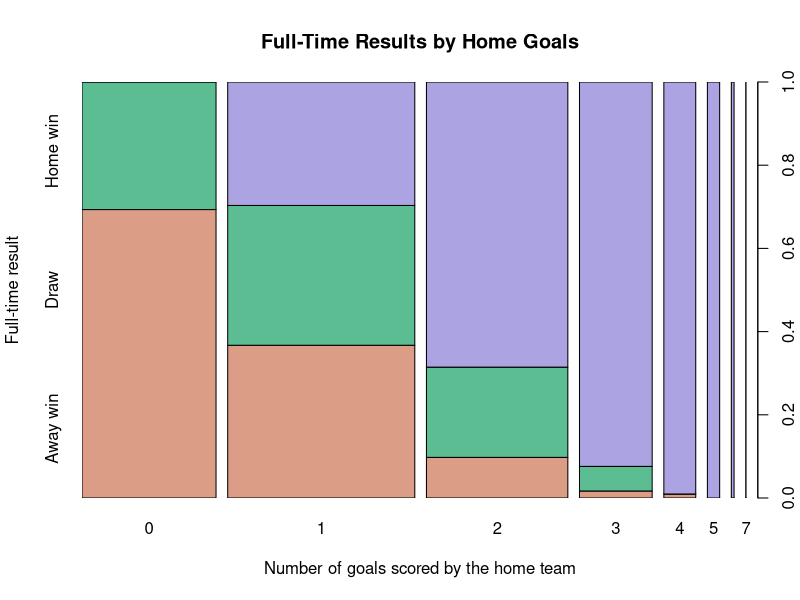
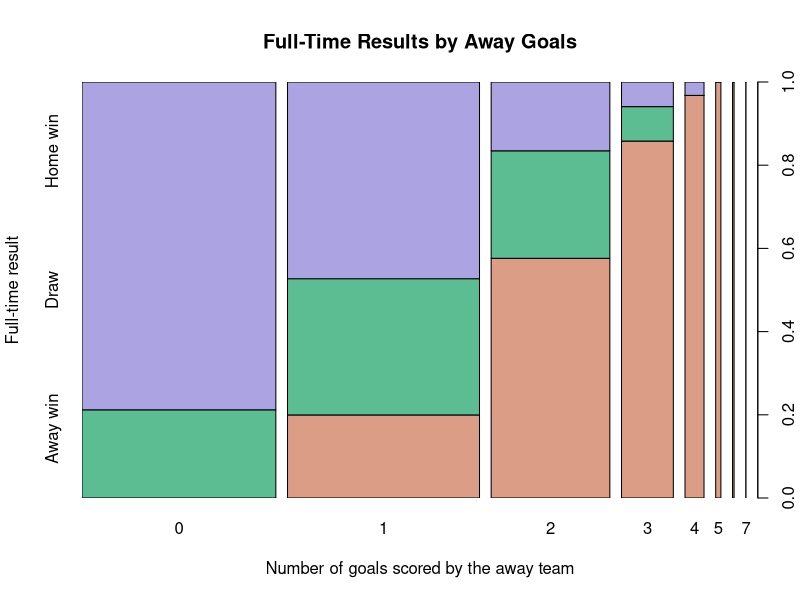
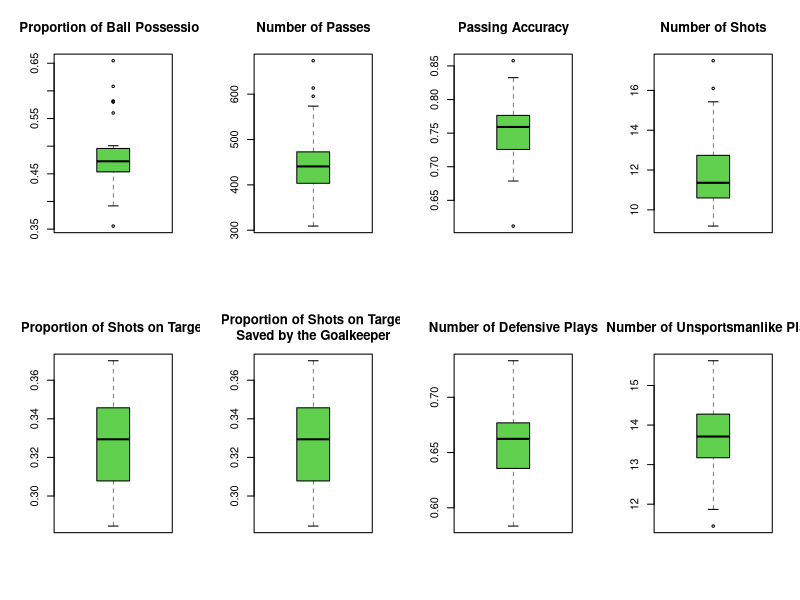
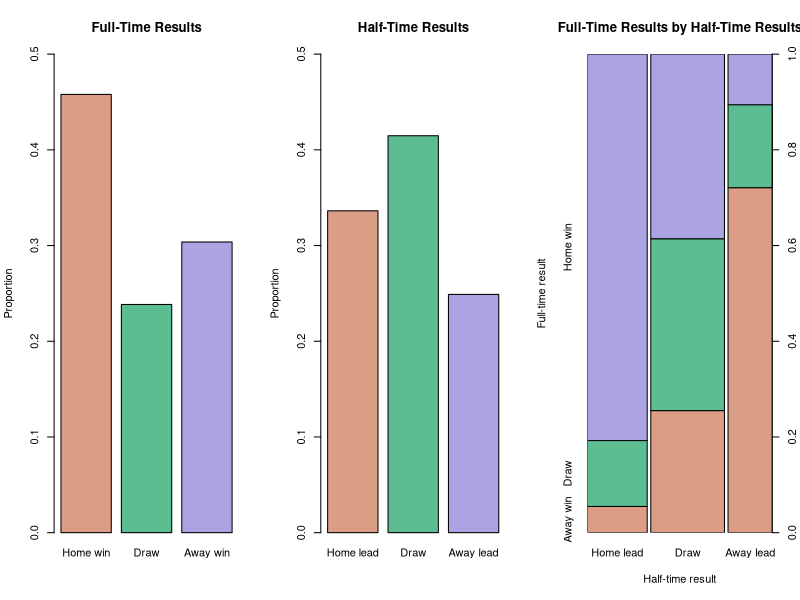
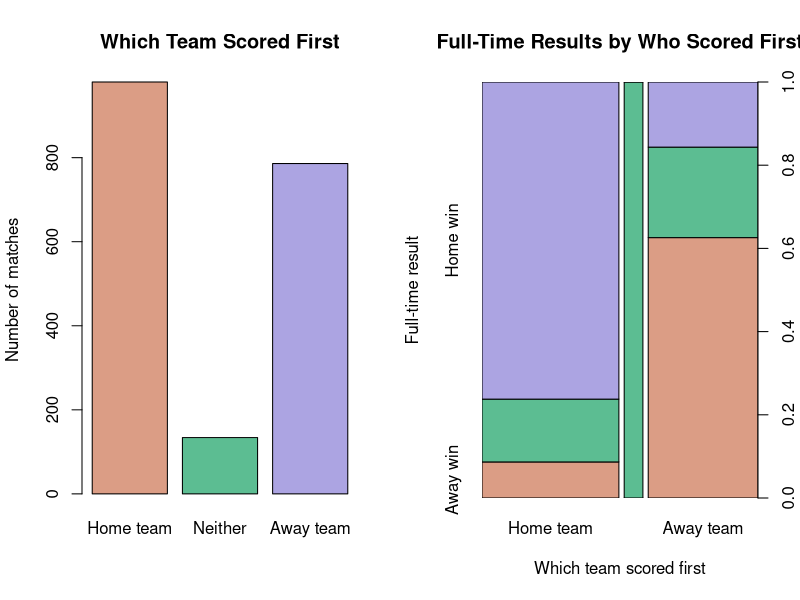
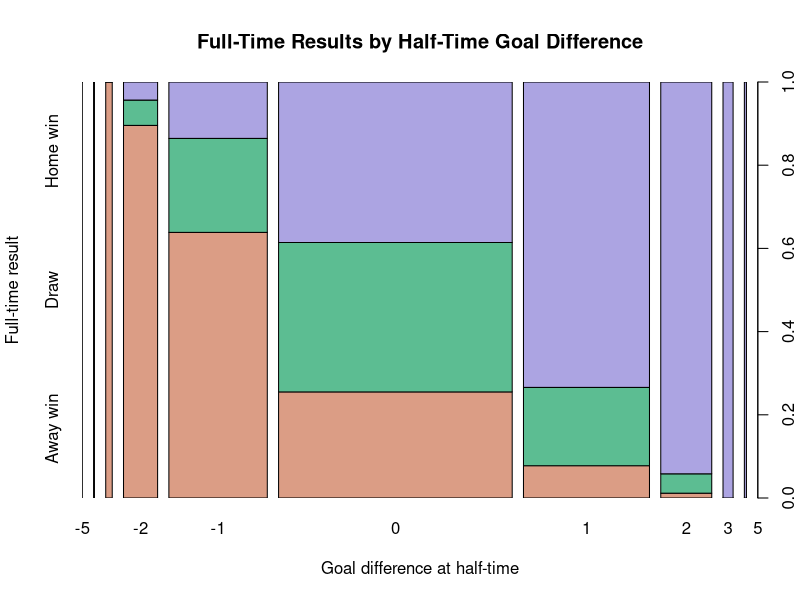
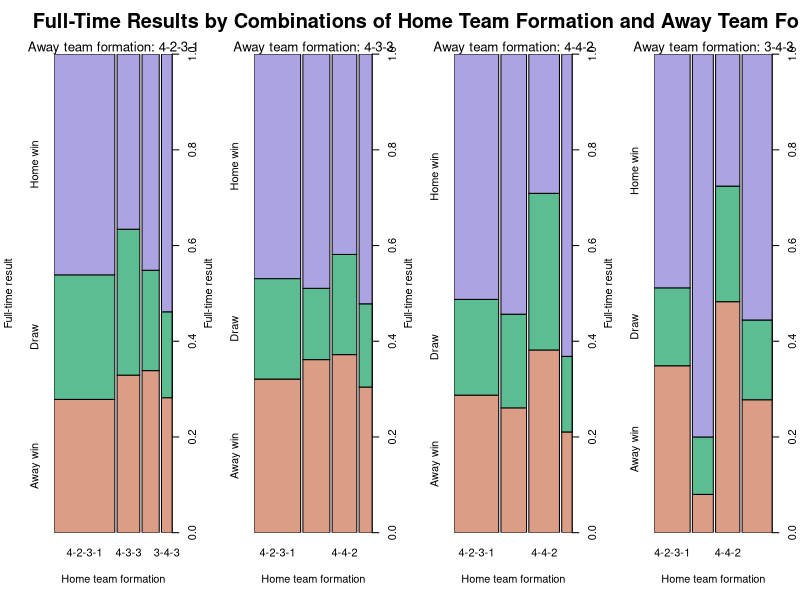
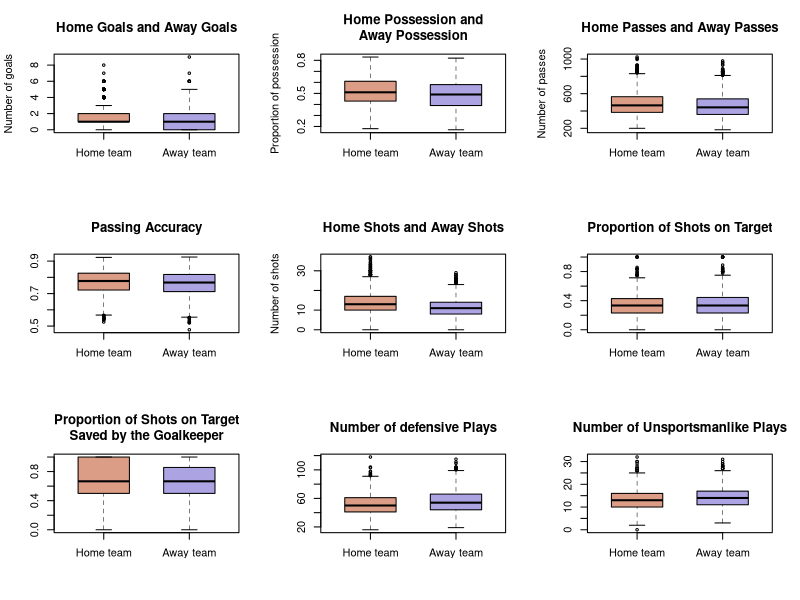

Reproduce these figures in R, in order.
## Analyzing match statistics and team performances in 5 seasons (2015/16 to 2019/20) of the Premier League
##
## AUTHOR: TARA NGUYEN
## Part of final project for UCLA Extension course:
## Introduction to Data Science
## Completed in December 2020

########## DATA IMPORT AND CLEANING ##########

library(readr)   ## for function read_csv()
matchstats <- read_csv('matchstats.csv')
matchstats
names(matchstats)
summary(matchstats)
colSums(is.na(matchstats))

## replace NAs

matchstats$scoredfirst[is.na(matchstats$scoredfirst)] <- 'neither'

## turn some variables into factors

matchstats$season <- as.factor(matchstats$season)
matchstats$fulltime_res <- factor(matchstats$fulltime_res,
	levels = c('home_win', 'draw', 'away_win'))
matchstats$scoredfirst <- factor(matchstats$scoredfirst,
	levels = c('home', 'neither', 'away'))
matchstats$halftime_res <- factor(matchstats$halftime_res,
	levels = c('home_lead', 'draw', 'away_lead'))
summary(matchstats)

########## DATA TRANSFORMATION ##########

## full-time and half-time results

ft_res <- c('Home win', 'Draw', 'Away win')
ht_res <- c('Home lead', 'Draw', 'Away lead')

## which team scored first

scfst <- c('Home team', 'Neither', 'Away team')

##### MATCH RECORDS #####

## most home goals, most away goals
sorthomegoals <- matchstats[order(matchstats$homegoals), c(1:4, 5)]
tail(sorthomegoals)
tail(matchstats[order(matchstats$awaygoals), c(1:4, 6)])

## draws with the most goals

tail(sorthomegoals[sorthomegoals$fulltime_res == 'draw', ], 15)

## biggest home wins, biggest away wins

goaldiff <- matchstats$homegoals - matchstats$awaygoals
tail(matchstats[order(goaldiff), c(1:3, 5, 6)])
head(matchstats[order(goaldiff), c(1:3, 5, 6)])

## highest goal difference at half-time

tail(matchstats[order(matchstats$halftime_goaldiff), c(1:4, 9)])

## biggest comebacks after trailing at half-time

comeback <- cbind(matchstats[, c(1:3, 5, 6, 9)], goaldiff)
comeback <- comeback[order(comeback$halftime_goaldiff), ]

home_cb <- subset(comeback, halftime_goaldiff < 0 & goaldiff > 0)
home_cb_goals <- home_cb$goaldiff - home_cb$halftime_goaldiff
tail(home_cb[order(abs(home_cb$halftime_goaldiff), home_cb_goals), ])

away_cb <- subset(comeback, halftime_goaldiff > 0 & goaldiff < 0)
away_cb_goals <- away_cb$halftime_goaldiff - away_cb$goaldiff
tail(away_cb[order(away_cb$halftime_goaldiff, away_cb_goals), ])

## most unbalanced possession

possessdiff <- matchstats$homepossession - matchstats$awaypossession
tail(matchstats[order(abs(possessdiff)), c(1:4, 12, 13)])

## wins with the lowest possession

sorthomepossess <- matchstats[order(matchstats$homepossession), c(1:4, 12)]
head(sorthomepossess[sorthomepossess$fulltime_res == 'home_win', ])
sortawaypossess <- matchstats[order(matchstats$awaypossession), c(1:4, 13)]
head(sortawaypossess[sortawaypossess$fulltime_res == 'away_win', ])

## losses with the highest possession

tail(sorthomepossess[sorthomepossess$fulltime_res == 'away_win', ])
tail(sortawaypossess[sortawaypossess$fulltime_res == 'home_win', ])

## most/least passes by both teams combined

totalpasses <- matchstats$homepasses + matchstats$awaypasses
passes_subset <- cbind(matchstats[, c(1:4, 14, 15)], totalpasses)
tail(passes_subset[order(totalpasses), ])
head(passes_subset[order(totalpasses), ])

## biggest difference in number of accurate passes

homeaccpasses <- matchstats$homepasses * matchstats$homepass_acc
awayaccpasses <- matchstats$awaypasses * matchstats$awaypass_acc
accpassdiff <- abs(homeaccpasses - awayaccpasses)
accpass_subset <- cbind(matchstats[, c(1:4)], homeaccpasses, awayaccpasses,
	accpassdiff)
tail(accpass_subset[order(accpassdiff), ])

## most/least shots by both teams combined

totalshots <- matchstats$homeshots + matchstats$awayshots
shots_subset <- cbind(matchstats[, c(1:4, 18, 19)], totalshots)
tail(shots_subset[order(totalshots), ])
head(shots_subset[order(totalshots), ])

## wins with the least shots on target

homeshots_ot <- matchstats$homeshots * matchstats$homeontarget
homesot_subset <- cbind(matchstats[, 1:4], homeshots_ot)
homesot_subset <- homesot_subset[order(homeshots_ot), ]
head(homesot_subset[homesot_subset$fulltime_res == 'home_win', ])

awayshots_ot <- matchstats$awayshots * matchstats$awayontarget
awaysot_subset <- cbind(matchstats[, 1:4], awayshots_ot)
awaysot_subset <- awaysot_subset[order(awayshots_ot), ]
head(awaysot_subset[awaysot_subset$fulltime_res == 'away_win', ])

## losses with the most shots on target

tail(homesot_subset[homesot_subset$fulltime_res == 'away_win', ])
tail(awaysot_subset[awaysot_subset$fulltime_res == 'home_win', ])

## biggest difference in number of shots on target

sotdiff <- abs(homeshots_ot - awayshots_ot)
sot_subset <- cbind(matchstats[, 1:4], homeshots_ot, awayshots_ot, sotdiff)
tail(sot_subset[order(sot_subset$sotdiff), ])

## goalless draws with the highest number of shots on target

totalsot <- homeshots_ot + awayshots_ot
nogoal_subset <- cbind(matchstats[, c(1:3, 7)], homeshots_ot, awayshots_ot, 
	totalsot)
nogoal_subset <- subset(nogoal_subset, scoredfirst == 'neither',
	select = c(1:3, 5:7))
tail(nogoal_subset[order(nogoal_subset$totalsot), ])

## most/least defensive plays by both teams combined

totaldefense <- matchstats$homedefense + matchstats$awaydefense
defense_subset <- cbind(matchstats[, c(1:4, 24, 25)], totaldefense)
tail(defense_subset[order(totaldefense), ])
head(defense_subset[order(totaldefense), ])

## most/least unsportsmanlike plays by both teams combined

totalbadplays <- matchstats$homebadplays + matchstats$awaybadplays
badplays_subset <- cbind(matchstats[, c(1:4, 26, 27)], totalbadplays)
tail(badplays_subset[order(totalbadplays), ])
head(badplays_subset[order(totalbadplays), ])

##### CONTIGENCY TABLES ACROSS ALL MATCHES #####

## full-time results, half-time results, and which team scored first

(ft_res_tab <- table(matchstats$fulltime_res))
(ht_res_tab <- table(matchstats$halftime_res))
(scfst_tab <- table(matchstats$scoredfirst))

## full-time results by half-time results

(ht_ft_tab <- xtabs(~ halftime_res + fulltime_res, matchstats))
apply(ht_ft_tab, 1, prop.table)   ## proportions

## full-time results by who scored first

(scfst_ft_tab <- xtabs(~ scoredfirst + fulltime_res, matchstats))
apply(scfst_ft_tab, 1, prop.table)   ## proportions

## full-time results by goal difference at half-time, by home goals, and by away goals

(htgd_ft_tab <- xtabs(~ halftime_goaldiff + fulltime_res, matchstats))
(homegoals_ft_tab <- xtabs(~ homegoals + fulltime_res, matchstats))
(awaygoals_ft_tab <- xtabs(~ awaygoals + fulltime_res, matchstats))

## number of unique formations

(n_formations_unique <- 
	length(unique(c(matchstats$homeformation, matchstats$awayformation))))
	## 33

## number of times each formation was used

(homefm_tab <- sort(table(matchstats$homeformation), decreasing = T))
(awayfm_tab <- sort(table(matchstats$awayformation), decreasing = T))

## number of home wins, draws, and away wins grouped by formation
## (only the most used formations included)

ft_form_tab <- xtabs(~ homeformation + fulltime_res + awayformation, 
	matchstats)
(ft_form_tab <- ft_form_tab[names(homefm_tab[1:4]), , 
	names(awayfm_tab[1:4])])
apply(ft_form_tab, c(1, 3), prop.table)   ## proportions

##### PER-SEASON AND PER-MATCH AVERAGES AT TEAM LEVEL #####

n_teams_per_season <- 20

## all teams

(teams <- sort(unique(c(matchstats$hometeam, matchstats$awayteam))))

## abbreviate team names

teams_abbr <- toupper(substr(teams, 1, 3))
teams_abbr[which(teams_abbr == 'MAN')] <- c('MCT', 'MU')
teams_abbr[which(teams_abbr == 'WES')] <- c('WBA', 'WHU')
teams_abbr

## number of unique teams in all seasons

(n_teams_unique <- length(teams))   ## 29

## number of home/away games each team played across all seasons

n_homegames_byteam <- table(matchstats$hometeam)

## number of seasons each team played in

(n_seasons_byteam <- n_homegames_byteam / (n_teams_per_season - 1))

## teams that played in all 5 seasons

n_seasons_byteam[n_seasons_byteam == 5]
sum(n_seasons_byteam == 5)   ## 13

## season-average number of wins/draws/losses

home_res_tab <- xtabs(~ hometeam + fulltime_res, matchstats)
home_res_seasonavg <- home_res_tab / as.vector(n_seasons_byteam)
head(home_res_seasonavg)

away_res_tab <- xtabs(~ awayteam + fulltime_res, matchstats)
away_res_seasonavg <- away_res_tab / as.vector(n_seasons_byteam)
head(away_res_seasonavg)

res_seasonavg <- cbind(home_res_seasonavg[, 1] + away_res_seasonavg[, 3],
	home_res_seasonavg[, 2] + away_res_seasonavg[, 2],
	home_res_seasonavg[, 3] + away_res_seasonavg[, 1])
colnames(res_seasonavg) <- c('win', 'draw', 'loss')
head(res_seasonavg)

## season-average number of times each team scored/conceded first, grouped by full-time results

home_sf_res_tab <- xtabs(~ hometeam + scoredfirst + fulltime_res, 
	matchstats)
home_sf_res_seasonavg <- home_sf_res_tab / as.vector(n_seasons_byteam)
head(home_sf_res_seasonavg[, , 2])

away_sf_res_tab <- xtabs(~ awayteam + scoredfirst + fulltime_res, 
	matchstats)
away_sf_res_seasonavg <- away_sf_res_tab / as.vector(n_seasons_byteam)
head(away_sf_res_seasonavg[, , 2])

## season-average number of wins after conceding first

concf_win_seasonavg <- rbind(home_sf_res_seasonavg[, 'away', 'home_win'], 
	away_sf_res_seasonavg[, 'home', 'away_win'])
rownames(concf_win_seasonavg) <- c('home_win', 'away_win')
concf_win_seasonavg

## season-average number of half-time leads/draws/trails, grouped by full-time results

home_ht_ft_tab <- xtabs(~ hometeam + halftime_res + fulltime_res,
	matchstats)
colnames(home_ht_ft_tab) <- c('lead', 'draw', 'trail')
home_ht_ft_seasonavg <- home_ht_ft_tab / as.vector(n_seasons_byteam)
head(home_ht_ft_seasonavg[, , 1])

away_ht_ft_tab <- xtabs(~ awayteam + halftime_res + fulltime_res,
	matchstats)
colnames(away_ht_ft_tab) <- c('trail', 'draw', 'lead')
away_ht_ft_seasonavg <- away_ht_ft_tab / as.vector(n_seasons_byteam)
head(away_ht_ft_seasonavg[, , 1])

## season-average number of wins after trailing at half-time

httrail_win_seasonavg <- rbind(home_ht_ft_seasonavg[, 'trail', 'home_win'],
	away_ht_ft_seasonavg[, 'trail', 'away_win'])
rownames(httrail_win_seasonavg) <- c('home_win', 'away_win')
httrail_win_seasonavg

## season-average number of clean sheets

(cleansh_seasonavg <- (xtabs(~ hometeam + awaygoals, matchstats)[, 1] +
	xtabs(~ awayteam + homegoals, matchstats)[, 1]) / n_seasons_byteam)

## match-average stats

home_matchavg <- aggregate(cbind(homegoals, awaygoals, halftime_goaldiff, 
	homepossession, homepasses, homepass_acc, homeshots, homeontarget, 
	homesaves, homedefense, homebadplays) ~ hometeam, matchstats, mean)
colnames(home_matchavg) <- c('team', 'goalsscored', 'goalsconceded', 
	'ht_goaldiff', 'possession', 'passes', 'pass_acc', 'shots', 'ontarget', 
	'saves', 'defense', 'badplays')

away_matchavg <- aggregate(cbind(homegoals, awaygoals, halftime_goaldiff, 
	awaypossession, awaypasses, awaypass_acc, awayshots, awayontarget, 
	awaysaves, awaydefense, awaybadplays) ~ awayteam, matchstats, mean)
colnames(away_matchavg) <- c('team', 'goalsconceded', 'goalsscored', 
	'ht_goaldiff', 'possession', 'passes', 'pass_acc', 'shots', 'ontarget', 
	'saves', 'defense', 'badplays')

matchavg <- cbind(home_matchavg[, 1:3], away_matchavg[, 3:2], 
	(home_matchavg[, 2] + away_matchavg[, 3]) / 2,
	(home_matchavg[, 3] + away_matchavg[, 2]) / 2)
matchavg <- cbind(matchavg,
	(home_matchavg[, -(1:3)] + away_matchavg[, -(1:3)]) / 2)
colnames(matchavg)
colnames(matchavg)[2:7] <- c('homescored', 'homeconceded', 'awayscored', 
	'awayconceded', 'totalscored', 'totalconceded')
matchavg$ft_goaldiff <- with(matchavg, 
	(homescored + awayscored - homeconceded - awayconceded) / 2)
colnames(matchavg)
matchavg <- matchavg[, c(1:7, 17, 8:16)]
format(head(matchavg), digits = 4)

##### SEASON-END STATS AT TEAM LEVEL #####

seasons <- levels(matchstats$season)

## teams in each season

library(reshape2)   ## for function melt()

teams_byseason <- t(aggregate(hometeam ~ season, matchstats, 
	function(x) sort(unique(x))))
teams_byseason <- teams_byseason[-1, ]
colnames(teams_byseason) <- seasons
teams_byseason <- melt(teams_byseason, varnames = c('', 'season'),
	value.name = 'team')
teams_byseason <- teams_byseason[, -1]
teams_byseason[c(1:5, 21:25), ]

## season-total number of wins/draws/losses

homewin_byseason <- aggregate(fulltime_res ~ hometeam + season, matchstats, 
	function(x) sum(x == 'home_win'))
awaywin_byseason <- aggregate(fulltime_res ~ awayteam + season, matchstats, 
	function(x) sum(x == 'away_win'))
win_byseason <- cbind(teams_byseason,
	homewin_byseason[, 3] + awaywin_byseason[, 3])
colnames(win_byseason)[3] <- 'win'

homedraw_byseason <- aggregate(fulltime_res ~ hometeam + season, matchstats, 
	function(x) sum(x == 'draw'))
awaydraw_byseason <- aggregate(fulltime_res ~ awayteam + season, matchstats, 
	function(x) sum(x == 'draw'))
draw_byseason <- cbind(teams_byseason,
	homedraw_byseason[, 3] + awaydraw_byseason[, 3])
colnames(draw_byseason)[3] <- 'draw'

homeloss_byseason <- aggregate(fulltime_res ~ hometeam + season, matchstats, 
	function(x) sum(x == 'away_win'))
awayloss_byseason <- aggregate(fulltime_res ~ awayteam + season, matchstats, 
	function(x) sum(x == 'home_win'))
loss_byseason <- cbind(teams_byseason,
	homeloss_byseason[, 3] + awayloss_byseason[, 3])
colnames(loss_byseason)[3] <- 'loss'

res_byseason <- cbind(win_byseason, draw_byseason[, 3], loss_byseason[, 3])
colnames(res_byseason)[4:5] <- c('draw', 'loss')
head(res_byseason)

## season-total number of points earned (3 for each win, 1 for each draw)

pts_byseason <- cbind(res_byseason[, 1:2],
	res_byseason$win * 3 + res_byseason$draw)
colnames(pts_byseason)[3] <- 'points'
head(pts_byseason)

## season-total number of goals scored/conceded

homesc_byseason <- aggregate(homegoals ~ hometeam + season, matchstats, sum)
awaysc_byseason <- aggregate(awaygoals ~ awayteam + season, matchstats, sum)
scored_byseason <- cbind(teams_byseason,
	homesc_byseason[, 3] + awaysc_byseason[, 3])
colnames(scored_byseason)[3] <- 'goalsscored'
head(scored_byseason)

homeconc_byseason <- aggregate(awaygoals ~ hometeam + season, matchstats, 
	sum)
awayconc_byseason <- aggregate(homegoals ~ awayteam + season, matchstats, 
	sum)
conceded_byseason <- cbind(teams_byseason,
	homeconc_byseason[, 3] + awayconc_byseason[, 3])
colnames(conceded_byseason)[3] <- 'goalsconceded'
head(conceded_byseason)

## season-total goal difference

goaldiff_byseason <- cbind(teams_byseason,
	scored_byseason[3] - conceded_byseason[3])
colnames(goaldiff_byseason)[3] <- 'goaldiff'
head(goaldiff_byseason)

##### TEAM RANKINGS #####

## rankings at the end of each season

ranktab_byseason <- cbind(res_byseason, pts_byseason[3], scored_byseason[3], 
	conceded_byseason[3])

## season-total goal difference
ranktab_byseason$goaldiff <- 
	ranktab_byseason$goalsscored - ranktab_byseason$goalsconceded

## ranks
ranktab_byseason <- ranktab_byseason[with(ranktab_byseason, 
	order(season, points, goaldiff, goalsscored, goalsconceded, 
	decreasing = c(F, rep(T, 4)))), ]
ranktab_byseason$rank <- rep(1:n_teams_per_season, length(seasons))
ncol <- ncol(ranktab_byseason)
ranktab_byseason <- ranktab_byseason[, c(ncol, 1:(ncol-1))]
head(ranktab_byseason)
tail(ranktab_byseason)

## rankings across all seasons

ranktab_allseasons <- cbind(n_homegames_byteam * 2, 
	aggregate(cbind(win, draw, loss, points, goalsscored, goalsconceded, 
		goaldiff) ~ team, ranktab_byseason, mean)[, -1])
head(ranktab_allseasons)
colnames(ranktab_allseasons)[1:2] <- c('team', 'matches')

## ranks
ranktab_allseasons <- ranktab_allseasons[with(ranktab_allseasons, 
	order(points, goaldiff, goalsscored, decreasing = T)), ]
ranktab_allseasons$rank <- 1:nrow(ranktab_allseasons)
ncol <- ncol(ranktab_allseasons)
ranktab_allseasons <- ranktab_allseasons[, c(ncol, 1:(ncol-1))]
head(ranktab_allseasons)   ## teams with the highest average points/season
tail(ranktab_allseasons)   ## teams with the lowest average points/season

##### TEAM RECORDS #####

## most/least wins/draws/losses in a season

tail(ranktab_byseason[order(ranktab_byseason$win), ])
head(ranktab_byseason[order(ranktab_byseason$win), ])
tail(ranktab_byseason[order(ranktab_byseason$draw), ])
head(ranktab_byseason[order(ranktab_byseason$draw), ])
tail(ranktab_byseason[order(ranktab_byseason$loss), ])
head(ranktab_byseason[order(ranktab_byseason$loss), ])

## most/least total wins/draws/losses per season

tail(ranktab_allseasons[order(ranktab_allseasons$win), ])
head(ranktab_allseasons[order(ranktab_allseasons$win), ])
tail(ranktab_allseasons[order(ranktab_allseasons$draw), ])
head(ranktab_allseasons[order(ranktab_allseasons$draw), ])
tail(ranktab_allseasons[order(ranktab_allseasons$loss), ])
head(ranktab_allseasons[order(ranktab_allseasons$loss), ])

## most/least points in a season

tail(ranktab_byseason[order(ranktab_byseason$points), ])
head(ranktab_byseason[order(ranktab_byseason$points), ])

## most season-average wins after conceding first

tail(sort(home_sf_res_seasonavg[, 'away', 'home_win']))
tail(sort(away_sf_res_seasonavg[, 'home', 'away_win']))

## most season-average losses after scoring first

tail(sort(home_sf_res_seasonavg[, 'home', 'away_win']))
tail(sort(away_sf_res_seasonavg[, 'away', 'home_win']))

## most season-average wins after trailing at half-time

tail(sort(home_ht_ft_seasonavg[, 'trail', 'home_win']))
tail(sort(away_ht_ft_seasonavg[, 'trail', 'away_win']))

## most season-average losses after leading at half-time

tail(sort(home_ht_ft_seasonavg[, 'lead', 'away_win']))
tail(sort(away_ht_ft_seasonavg[, 'lead', 'home_win']))

## most clean sheets per season

tail(sort(cleansh_seasonavg))

## most/least goals scored/conceded in a season

tail(ranktab_byseason[order(ranktab_byseason$goalsscored), ])
head(ranktab_byseason[order(ranktab_byseason$goalsscored), ])
tail(ranktab_byseason[order(ranktab_byseason$goalsconceded), ])
head(ranktab_byseason[order(ranktab_byseason$goalsconceded), ])

## highest/lowest goal difference in a season

tail(ranktab_byseason[order(ranktab_byseason$goaldiff), ])
head(ranktab_byseason[order(ranktab_byseason$goaldiff), ])

########## DATA VISUALIZATION ##########

## function for getting colors for plots
## n: number of colors needed
## i: index of the color palette listed in hcl.pals('qualitative')
## i = 1: "Pastel 1"
## i = 2: "Dark 2"
## i = 3: "Dark 3"
## i = 4: "Set 2"
## i = 5: "Set 3"
## i = 6: "Warm"
## i = 7: "Cold"
## i = 8: "Harmonic"
## i = 9: "Dynamic"
## i > 9: the list of palettes gets recycled
## alpha: color transparency; a single number or a vector of numbers between 0 and 1

getcol <- function(n, i, alpha = NULL) {
	if (i %% 9 != 0) {
		i <- i %% 9
	}
	hcl.colors(n, hcl.pals('qualitative')[i], alpha = alpha)
}

## colors for plots of home team vs. away team

col_hva <- getcol(3, 9)[c(1, 3)]

saveaspng <- function(name, w = 700, h = 480) {
	filename <- paste0('Plots/', name, '.png')
	png(filename, w, h)
}

##### PLOTS OF CONTIGENCY TABLES #####

## function for saving plots as png files
## name: a descriptive name for the file (without the .png extension)
## w, h: width and height (in pixels) of the image; default to 500 each

saveaspng('fulltime-halftime-results')
par(mfrow = c(1, 3))
barplot(prop.table(ft_res_tab), ylim = c(0, .5), main = 'Full-Time Results', 
	names.arg = ft_res, ylab = 'Proportion', col = getcol(3, 9))
barplot(prop.table(ht_res_tab), ylim = c(0, .5), main = 'Half-Time Results', 
	names.arg = ht_res, ylab = 'Proportion', col = getcol(3, 9))
spineplot(ht_ft_tab, main = 'Full-Time Results by Half-Time Results',
	xlab = 'Half-time result', ylab = 'Full-time result',
	xaxlabels = ht_res, yaxlabels = ft_res, col = getcol(3, 9))
par(mfrow = c(1, 1))
dev.off()

saveaspng('fulltime-results-scoredfirst', h = 550)
par(mfrow = c(1, 2))
barplot(scfst_tab, main = 'Which Team Scored First', names.arg = scfst,
	ylab = 'Number of matches', col = getcol(3, 9))
spineplot(scfst_ft_tab, main = 'Full-Time Results by Who Scored First',
	xlab = 'Which team scored first', ylab = 'Full-time result',
	xaxlabels = scfst, yaxlabels = ft_res, col = getcol(3, 9))
par(mfrow = c(1, 1))
dev.off()

saveaspng('fulltime-results-halftime-goaldiff')
spineplot(htgd_ft_tab, col = getcol(3, 9), ylab = 'Full-time result',
	main = 'Full-Time Results by Half-Time Goal Difference',
	xlab = 'Goal difference at half-time', yaxlabels = ft_res)
dev.off()

spineplot(homegoals_ft_tab, col = getcol(3, 9), ylab = 'Full-time result',
	main = 'Full-Time Results by Home Goals', yaxlabels = ft_res,
	xlab = 'Number of goals scored by the home team')

spineplot(awaygoals_ft_tab, col = getcol(3, 9), ylab = 'Full-time result', 
	main = 'Full-Time Results by Away Goals', yaxlabels = ft_res,
	xlab = 'Number of goals scored by the away team')

saveaspng('formations', w = 1000)
par(mfrow = c(1, 4))
for (i in 1:4) {
	spineplot(ft_form_tab[, , i], col = getcol(3, 9), yaxlabels = ft_res,
		xlab = 'Home team formation', ylab = 'Full-time result')
	mtext(paste('Away team formation:', names(awayfm_tab)[i]), cex = .8)
}
par(mfrow = c(1, 1))
## add title
text <- 'Full-Time Results by Combinations of Home Team Formation and Away Team Formation'
mtext(text, line = 2.5, font = 2, cex = 1.2)
dev.off()

##### PLOTS OF NUMERIC VARIABLES #####

xnames <- c('Home team', 'Away team')

saveaspng('numericvars', w = 600)
par(mfrow = c(3, 3))
with(matchstats, boxplot(homegoals, awaygoals, col = col_hva,
	main = 'Home Goals and Away Goals', names = xnames,
	ylab = 'Number of goals', boxwex = .6, medlwd = 2, whisklwd = .5, 
	staplewex = .3, outcex = .5))
with(matchstats, boxplot(homepossession, awaypossession, col = col_hva,
	main = 'Home Possession and\nAway Possession', names = xnames,
	ylab = 'Proportion of possession', boxwex = .6, medlwd = 2, 
	whisklwd = .5, staplewex = .3, outcex = .5))
with(matchstats, boxplot(homepasses, awaypasses, col = col_hva,
	main = 'Home Passes and Away Passes', names = xnames,
	ylab = 'Number of passes', boxwex = .6, medlwd = 2, whisklwd = .5, 
	staplewex = .3, outcex = .5))
with(matchstats, boxplot(homepass_acc, awaypass_acc, col = col_hva,
	main = 'Passing Accuracy', names = xnames, boxwex = .6, medlwd = 2, 
	whisklwd = .5, staplewex = .3, outcex = .5))
with(matchstats, boxplot(homeshots, awayshots, col = col_hva,
	main = 'Home Shots and Away Shots', names = xnames,
	ylab = 'Number of shots', boxwex = .6, medlwd = 2, whisklwd = .5, 
	staplewex = .3, outcex = .5))
with(matchstats, boxplot(homeontarget, awayontarget, col = col_hva,
	main = 'Proportion of Shots on Target', names = xnames, boxwex = .6, 
	medlwd = 2, whisklwd = .5, staplewex = .3, outcex = .5))
with(matchstats, boxplot(homesaves, awaysaves, col = col_hva,
	main = 'Proportion of Shots on Target\nSaved by the Goalkeeper',
	names = xnames, boxwex = .6, medlwd = 2, whisklwd = .5, staplewex = .3, 
	outcex = .5))
with(matchstats, boxplot(homedefense, awaydefense, col = col_hva,
	main = 'Number of defensive Plays', names = xnames, boxwex = .6, 
	medlwd = 2, whisklwd = .5, staplewex = .3, outcex = .5))
with(matchstats, boxplot(homebadplays, awaybadplays, col = col_hva,
	main = 'Number of Unsportsmanlike Plays', names = xnames, boxwex = .6, 
	medlwd = 2, whisklwd = .5, staplewex = .3, outcex = .5))
par(mfrow = c(1, 1))
dev.off()

## visualization of correlation matrix

library(corrplot)   ## for function corrplot()

saveaspng('correlation-matrix', w = 480)
corrplot(cor(matchstats[, c(5:6, 9, 12:27)]), method = 'color', 
	title = 'Correlation Matrix', type = 'upper', diag = F, 
	mar = c(0, 0, 4, 0), tl.col = 1, cl.pos = 'b', cl.ratio = .1)
dev.off()

## pairwise scatterplot matrix, color-coded by full-time results

saveaspng('scatterplot-matrix')
plot(matchstats[, c(5:6, 9, 12, 20:23)], col = matchstats$fulltime_res, 
	main = 'Pairwise Scatterplot Matrix', pch = 20, cex = .8,
	lower.panel = NULL)
## add legend
legend('left', ft_res, title = 'Full-time result', col = 1:3, pch = 20, 
	cex = .8, inset = .1)
dev.off()

##### PLOTS OF PER-SEASON AND PER-MATCH AVERAGES #####

saveaspng('team-seasonavg-win-draw-loss', w = 1680)
spineplot(res_seasonavg[, c('win', 'draw', 'loss')],
	main = paste('Season-Average Numbers of Wins, Draws, and Losses,',
	'Grouped by Team'), xlab = 'Team', ylab = 'Full-time result',
	xaxlabels = teams_abbr, yaxlabels = c('Win', 'Draw', 'Loss'),
	col = getcol(3, 9))
dev.off()

saveaspng('team-seasonavg-win-concfirst', w = 1280)
barplot(concf_win_seasonavg, col = getcol(2, 9), names.arg = teams_abbr,
	main = paste('Season-Average Number of Times A Team Won',
	'After Conceding First'), ylim = c(0, max(concf_win_seasonavg) * 1.1), 
	ylab = 'Number of matches', xlab = 'Team',
	legend.text = c('Home win', 'Away win'), args.legend = list(
	x = 'topleft', inset = c(.15, .05), horiz = T))
dev.off()

saveaspng('team-seasonavg-win-trailatht', w = 1280)
barplot(httrail_win_seasonavg, col = getcol(2, 9), names.arg = teams_abbr,
	main = paste('Season-Average Number of Times A Team Won',
	'After Trailing at Half-Time'), ylab = 'Number of matches',
	xlab = 'Team', legend.text = c('Home win', 'Away win'), 
	args.legend = list(x = 'top', inset = .1, horiz = T))
dev.off()

## PLOTS OF NUMERIC VARIABLES

saveaspng('team-matchavg-goals-homevsaway', w = 600)
par(mfrow = c(1, 2))
with(matchavg, boxplot(homescored, awayscored, col = col_hva,
	main = 'Average Number of Goals Scored\nat Home and Away Per Match', 
	cex.axis = .8, names = c('Home', 'Away'), ylab = 'Number of goals', 
	boxwex = .6, medlwd = 2, whisklwd = .5, staplewex = .3, outcex = .5))
## add mean points
points(colMeans(matchavg[, -1])[c('homescored', 'awayscored')], pch = 23,
	bg = 'red')
with(matchavg, boxplot(homeconceded, awayconceded, col = col_hva,
	main = 'Average Number of Goals Conceded\nat Home and Away Per Match', 
	cex.axis = .8, names = c('Home', 'Away'), ylab = 'Number of goals', 
	boxwex = .6, medlwd = 2, whisklwd = .5, staplewex = .3, outcex = .5))
## add mean points
points(colMeans(matchavg[, -1])[c('homeconceded', 'awayconceded')], 
	pch = 23, bg = 'red')
par(mfrow = c(1, 1))
## add explanation
mtext('The red diamond shapes denote the mean points', side = 1, line = 3.5)
dev.off()

par(mfrow = c(2, 4))
boxplot(matchavg$possession, main = 'Proportion of Ball Possession',
	col = 3, boxwex = .6, medlwd = 2, whisklwd = .5, staplewex = .3, 
	outcex = .5)
boxplot(matchavg$passes, main = 'Number of Passes', col = 3, 
	boxwex = .6, medlwd = 2, whisklwd = .5, staplewex = .3, outcex = .5)
boxplot(matchavg$pass_acc, main = 'Passing Accuracy', col = 3, 
	boxwex = .6, medlwd = 2, whisklwd = .5, staplewex = .3, outcex = .5)
boxplot(matchavg$shots, main = 'Number of Shots', col = 3, 
	boxwex = .6, medlwd = 2, whisklwd = .5, staplewex = .3, outcex = .5)
boxplot(matchavg$ontarget, main = 'Proportion of Shots on Target', 
	col = 3, boxwex = .6, medlwd = 2, whisklwd = .5, staplewex = .3, 
	outcex = .5)
boxplot(matchavg$ontarget, col = 3,
	main = 'Proportion of Shots on Target\nSaved by the Goalkeeper', 
	boxwex = .6, medlwd = 2, whisklwd = .5, staplewex = .3, outcex = .5)
boxplot(matchavg$saves, main = 'Number of Defensive Plays', col = 3, 
	boxwex = .6, medlwd = 2, whisklwd = .5, staplewex = .3, outcex = .5)
boxplot(matchavg$badplays, main = 'Number of Unsportsmanlike Plays', 
	col = 3, boxwex = .6, medlwd = 2, whisklwd = .5, staplewex = .3, 
	outcex = .5)
par(mfrow = c(1, 1))

saveaspng('team-matchavg-possession', 1280)
barplot(matchavg$possession, col = getcol(n_teams_unique, 1),
	main = 'Average Proportion of Ball Possession Per Match', ylab = 'Team',
	names.arg = teams_abbr, ylim = c(0, max(matchavg$possession) * 1.1))
dev.off()

saveaspng('team-matchavg-passes', 1280)
barplot(matchavg$passes, col = getcol(n_teams_unique, 1),
	main = 'Average Number of Passes Per Match', ylab = 'Team',
	names.arg = teams_abbr, ylim = c(0, max(matchavg$passes) * 1.1))
dev.off()

saveaspng('team-matchavg-pass_acc', 1280)
barplot(matchavg$pass_acc, col = getcol(n_teams_unique, 1),
	main = 'Average Passing Accuracy Per Match', ylab = 'Team',
	names.arg = teams_abbr, ylim = c(0, max(matchavg$pass_acc) * 1.1))
dev.off()

saveaspng('team-matchavg-shots', 1280)
barplot(matchavg$shots, col = getcol(n_teams_unique, 1),
	main = 'Average Number of Shots Per Match', ylab = 'Team',
	names.arg = teams_abbr, ylim = c(0, max(matchavg$shots) * 1.1))
dev.off()

saveaspng('team-matchavg-ontarget', 1280)
barplot(matchavg$ontarget, col = getcol(n_teams_unique, 1),
	main = 'Average Proportion of Shots on Target Per Match', ylab = 'Team', 
	names.arg = teams_abbr, ylim = c(0, max(matchavg$ontarget) * 1.1))
dev.off()

saveaspng('team-matchavg-saves', 1280)
barplot(matchavg$saves, col = getcol(n_teams_unique, 1),
	main = paste('Average Proportion of Shots on Target Saved by',
	'the Goalkeeper Per Match'), ylab = 'Team', names.arg = teams_abbr, 
	ylim = c(0, max(matchavg$saves) * 1.1))
dev.off()

saveaspng('team-matchavg-defense', 1280)
barplot(matchavg$defense, col = getcol(n_teams_unique, 1),
	main = 'Average Number of Defensive Plays Per Match', ylab = 'Team', 
	names.arg = teams_abbr, ylim = c(0, max(matchavg$defense) * 1.1))
dev.off()

saveaspng('team-matchavg-badplays', 1280)
barplot(matchavg$badplays, col = getcol(n_teams_unique, 1), ylab = 'Team',
	main = 'Average Number of Unsportsmanlike Plays Per Match',
	names.arg = teams_abbr, ylim = c(0, max(matchavg$badplays) * 1.1))
dev.off()

########## STATISTICAL ANALYSES ##########

##### CLASSIFICATION OF FULL-TIME RESULTS USING RANDOM FORESTS #####

## split data into training set (70%) and test set (30%)
## select only variables that are going to be in the model

nrow <- nrow(matchstats)
ntrain <- round(nrow * .7)
set.seed(264)   ## for reproducible results
index <- sample(nrow, ntrain)
(trainset <- matchstats[index, c(4:7, 9, 12, 20:23)])
(testset <- matchstats[-index, c(4:7, 9, 12, 20:23)])

library(randomForest)   ## to use random forest algorith

(rf <- randomForest(fulltime_res ~ ., trainset, importance = T))
## Number of trees: 500
## No. of variables tried at each split: 3
## OOB estimate of error rate: .45%

## plot error rates vs. number of trees

saveaspng('randomforest-error-vs-ntree')
plot(rf, main = paste('Error Rates as a Function of the Number of Trees',
	'in the Random Forest'))
## add legend
legend('topright', c('Out-of-bag sample', 'Home-win class', 'Draw class', 
	'Away-win class'), lty = 1:4, col = 1:4)
dev.off()

## use model rf to classify full-time results in the test set

pred <- predict(rf, testset)

## confusion matrix of predicted values and actual values in test set

table(pred, testset$fulltime_res)

## number of misclassifcations and error rate in the test set

(n_misclass <- sum(testset$fulltime_res != pred))   ## 2
(mean(testset$fulltime_res != pred) * 100)   ## .35%

## fine-tune the model by varying the number of variables tried at each split

testset_err_rate_new <- c()
oob_error <- c()
for (i in 1:(ncol(trainset) - 1)) {
	rf_new <- randomForest(fulltime_res ~ ., trainset, mtry = i,
		importance = T)
	
	## new predicted values for the test set
	pred_new <- predict(rf_new, testset)
	
	## new misclassification rate in the test set
	testset_err_rate_new[i] <- mean(testset$fulltime_res != pred_new)

	## new out-of-bag error estimate
	oob_error[i] <- rf_new$err.rate[rf_new$ntree, 1]
}

## plot new error rates vs. number of variables tried at each split

saveaspng('randomforest-finetune')
par(mfrow = c(1, 2))
plot(testset_err_rate_new, type = 'b', col = 3, 
	xlab = 'Number of variables', ylab = 'Error rate in the test set')
plot(oob_error, type = 'b', col = 4, lty = 2, pch = 20, 
	xlab = 'Number of variables', ylab = 'Out-of-bag error estimate')
## add title
title <- paste('Error Rates in the Test Set and Out-of-Bag Error Estimates',
	'as a Function of\nthe Number of Variables Tried at Each Split')
par(mfrow = c(1, 1))
mtext(title, line = 1, font = 2, cex = 1.2)
dev.off()

## importance matrix for the original model (rf)

importance <- importance(rf)
importance[order(importance[, 4], importance[, 5], decreasing = T), ]

## variable importance plot

saveaspng('randomforest-varimportance')
varImpPlot(rf, main = 'Variable Importance in the Random Forest')
dev.off()

## how many times each variable was used in the random forest

use_counts <- varUsed(rf)
names(use_counts) <- colnames(trainset)[-1]
sort(use_counts, decreasing = T)

## partial dependence plots for the three most important variables

## get the coordinates to find out the limits on the axes
pdp <- vector('list', 5)
pdp[[1]] <- partialPlot(rf, as.data.frame(trainset), homegoals, 'home_win', 
	plot = F)
pdp[[2]] <- partialPlot(rf, as.data.frame(trainset), homegoals, 'draw',
	plot = F)
pdp[[3]] <- partialPlot(rf, as.data.frame(trainset), homegoals, 'away_win', 
	plot = F)
pdp[[4]] <- partialPlot(rf, as.data.frame(trainset), awaygoals, 'home_win', 
	plot = F)
pdp[[5]] <- partialPlot(rf, as.data.frame(trainset), awaygoals, 'away_win', 
	plot = F)

xlim <- range(sapply(pdp, function(x) range(x$x)))
ylim <- range(sapply(pdp, function(x) range(x$y))) * c(1.1, 1.5)

## draw the plots

saveaspng('randomforest-partialdependence-numeric')
plot(pdp[[1]], type = 'b', col = 3, lty = 2, xlim = xlim, ylim = ylim,
	main = paste('Partial Dependence of Full-Time Results on the Numbers',
		'of Home Goals and Away Goals'),
	xlab = 'Number of goals', ylab = 'Partial dependence')
lines(pdp[[2]], type = 'b', col = 3, lty = 3)
lines(pdp[[3]], type = 'b', col = 3, lty = 4)
lines(pdp[[4]], type = 'b', col = 4, lty = 2, pch = 0)
lines(pdp[[5]], type = 'b', col = 4, lty = 4, pch = 0)
## add legends
legend('topleft', c('Home win', 'Draw', 'Away win'), col = 3, lty = 2:4,
	pch = 1, title = 'Dependence on home goals', box.lwd = .5)
legend('topright', c('Home win', 'Away win'), col = 4, lty = c(2, 4),
	pch = 0, title = 'Dependence on away goals', box.lwd = .5)
## add horizontal line at y = 0
abline(h = 0, col = 'red', lty = 5, lwd = .5)
dev.off()

saveaspng('randomforest-partialdependence-scfst')
classes <- levels(trainset$fulltime_res)
par(mfrow = c(1, 3))
for (i in seq_along(classes)) {
	pdp_sf <- partialPlot(rf, as.data.frame(trainset), scoredfirst,
		classes[i], plot = F)
	barplot(pdp_sf$y, col = getcol(3, 9)[i], names.arg = pdp_sf$x,
		ylab = 'Partial dependence', legend.text = ft_res[i],
		args.legend = list(x = i %% 3 + 2))
}
par(mfrow = c(1, 1))
## add title and label
mtext('Partial Dependence of Full-Time Results on Which Team Scored First',
	line = 2.5, font = 2, adj = .5, cex = 1.2)
mtext('Which team scored first', side = 1, line = 3.5, cex = .8)
dev.off()
